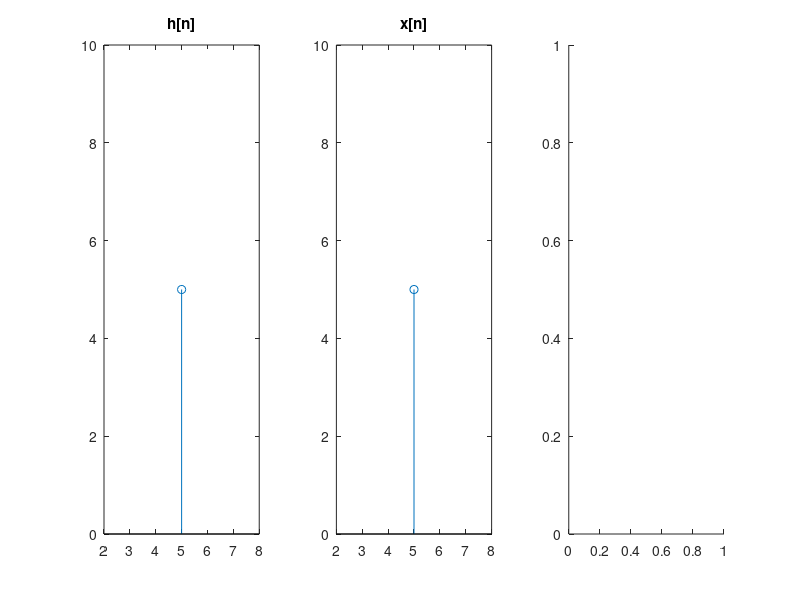

Recreate this plot in MATLAB. (Note: this script raises an error after producing the figure.)
clc;
clear all;
close all;
fprintf('\nTHE SEQUENCE h[n]');
disp('');
n11=input('\nENTER THE VALUE FOR n1   ');
n12=input('\nENTER THE VALUE FOR n2   ');
n=n11:1:n12;
m1=numel(n);
e=n11;
disp(' ');
disp('\nENTER THE SEQUENCE');
for i=1:1:m1
    fprintf('h[%d]  ',e);
      h(i)=input('');
      e=e+1;
end
subplot(1,3,1);
n=n11:n12;
stem(n,h);
title('h[n]');
axis([n11-3 n12+3 min(h)-5 max(h)+5]);
fprintf('\nTHE SEQUENCE x[n]');
disp('')
n21=input('\nENTER THE VALUE FOR n1   ');
n22=input('\nENTER THE VALUE FOR n2   ');
n=n21:1:n22;
m2=numel(n);
e=n21;
disp(' ');
disp('\nENTER THE SEQUENCE');
for i=1:1:m2
    fprintf('x[%d]  ',e);
      x(i)=input('');
      e=e+1;
end
subplot(1,3,2);
n=n21:n22;
stem(n,x);
title('x[n]');
axis([n21-3 n22+3 min(x)-5 max(x)+5]);
x1=zeros(numel(x),m1+m2-1);
x=[x,zeros(1,m1+m2-1-numel(x))];
for i=1:4
    x1(i,:)=x;
    x=circshift(x,[0 1]);
end
disp(x1')
g=x1'*h';
n1=n11+n21;
subplot(1,3,3);
n2=m1+m2+n1-2;
n3=n1:n2;
stem(n3,g);
title('CONVOLVED OUTPUT');
axis([n1-2 n2+2 min(g)-2 max(g)+2]);

